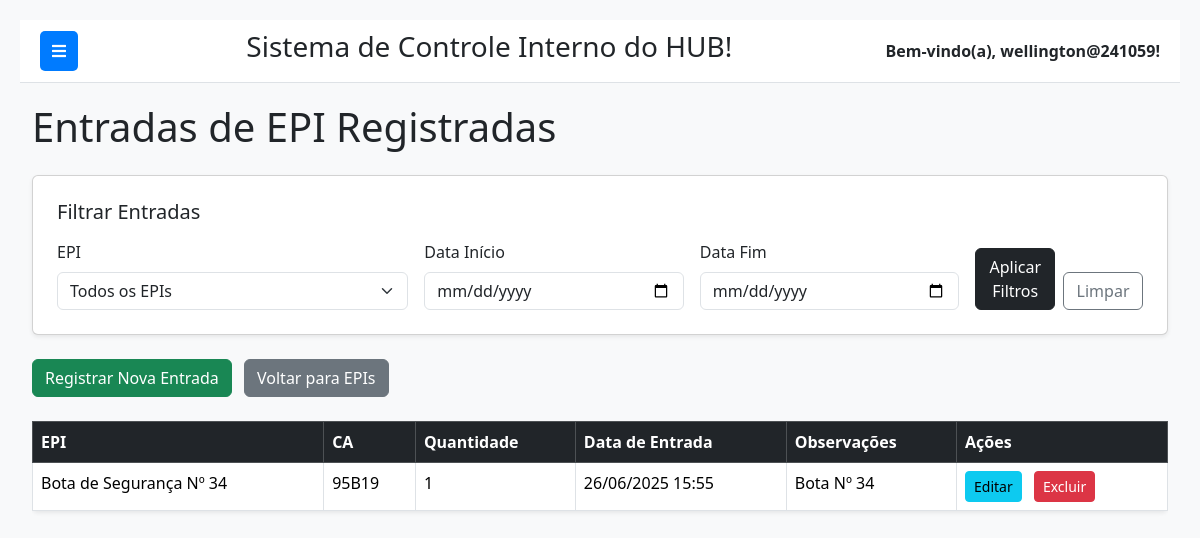
/epis/entradas/ (signed in), run on the app's committed database.
### epi/models.py (models this page shows, shortened)
class EntradaEPI(models.Model):
    epi = models.ForeignKey(
        EPI,
        on_delete=models.CASCADE, # Se o EPI for deletado, as entradas relacionadas também são
        related_name='entradas_epi',
        verbose_name="EPI"
    )
    quantidade = models.PositiveIntegerField(verbose_name="Quantidade")
    data_entrada = models.DateTimeField(auto_now_add=True, verbose_name="Data de Entrada")
    observacoes = models.TextField(blank=True, null=True, verbose_name="Observações")
    class Meta:
        verbose_name = "Entrada de EPI"
        verbose_name_plural = "Entradas de EPI"
        ordering = ['-data_entrada'] # Ordena da mais recente para a mais antiga

class EPI(models.Model):
    nome = models.CharField(max_length=200, verbose_name="Nome do EPI")
    ca = models.CharField(max_length=20, unique=True, verbose_name="CA (Certificado de Aprovação)", help_text="Certificado de Aprovação (obrigatório)")
    descricao = models.TextField(blank=True, null=True, verbose_name="Descrição Detalhada")
    tipo_epi = models.ForeignKey(
        TipoEPI,
        on_delete=models.SET_NULL,
        null=True,
        blank=True,
        related_name='epis',
        verbose_name="Tipo de EPI"
    )
    validade_ca = models.DateField(blank=True, null=True, verbose_name="Validade do CA", help_text="Data de vencimento do Certificado de Aprovação")
    fabricante = models.CharField(max_length=150, blank=True, null=True, verbose_name="Fabricante")
    modelo = models.CharField(max_length=100, blank=True, null=True, verbose_name="Modelo")
    estoque_minimo = models.PositiveIntegerField(default=0, verbose_name="Estoque Mínimo")
    ativo = models.BooleanField(default=True, verbose_name="Ativo")
    class Meta:
        verbose_name = "EPI"
        verbose_name_plural = "EPIs"
        ordering = ['nome']
    def __str__(self):
        return f"{self.nome} (CA: {self.ca})"

### epi/views.py (the view)
# urls.py: path('entradas/', views.listar_entradas_epi, name='listar_entradas_epi'),
@login_required
def listar_entradas_epi(request):
    entradas_epi = EntradaEPI.objects.all()
    filter_form = EntradaSaidaFilterForm(request.GET)
    if filter_form.is_valid():
        epi = filter_form.cleaned_data.get('epi')
        data_inicio = filter_form.cleaned_data.get('data_inicio')
        data_fim = filter_form.cleaned_data.get('data_fim')
        if epi:
            entradas_epi = entradas_epi.filter(epi=epi)
        if data_inicio:
            entradas_epi = entradas_epi.filter(data_entrada__gte=data_inicio)
        if data_fim:
            entradas_epi = entradas_epi.filter(data_entrada__lte=data_fim)
    entradas_epi = entradas_epi.order_by('-data_entrada')
    context = {
        'entradas_epi': entradas_epi,
        'filter_form': filter_form,
        'active_page': 'entradas_epi',
    }
    return render(request, 'epi/listar_entradas_epi.html', context)

### epi/forms.py
class EntradaSaidaFilterForm(forms.Form): # Pode ser usado para filtrar entradas e saídas
    epi = forms.ModelChoiceField(
        queryset=EPI.objects.all().order_by('nome'),
        required=False,
        label='EPI',
        empty_label="Todos os EPIs"
    )
    colaborador = forms.ModelChoiceField(
        queryset=Colaborador.objects.all().order_by('nome_completo'),
        required=False,
        label='Colaborador (apenas Saídas)',
        empty_label="Todos os Colaboradores"
    )
    data_inicio = forms.DateField(
        required=False,
        label='Data Início',
        widget=forms.DateInput(attrs={'type': 'date'})
    )
    data_fim = forms.DateField(
        required=False,
        label='Data Fim',
        widget=forms.DateInput(attrs={'type': 'date'})
    )
    def __init__(self, *args, **kwargs):
        super().__init__(*args, **kwargs)
        for field_name, field in self.fields.items():
            if isinstance(field.widget, (forms.TextInput, forms.Select, forms.DateInput)):
                field.widget.attrs['class'] = 'form-control'

### epi/templates/epi/listar_entradas_epi.html (shortened to what this page needs)
{% extends 'base.html' %}
{% load widget_tweaks %}
{% block content %}
    <h1 class="mb-4">Entradas de EPI Registradas</h1>
    <div class="card mb-4 p-4 shadow-sm">
        <h5 class="mb-3">Filtrar Entradas</h5>
        <form method="get" class="row g-3 align-items-end">
            <div class="col-md-4">
                <label for="id_epi" class="form-label">{{ filter_form.epi.label }}</label>
                {% render_field filter_form.epi class="form-select" %}
            </div>
            <div class="col-md-3">
                <label for="id_data_inicio" class="form-label">{{ filter_form.data_inicio.label }}</label>
                {% render_field filter_form.data_inicio class="form-control" %}
            </div>
            <div class="col-md-3">
                <label for="id_data_fim" class="form-label">{{ filter_form.data_fim.label }}</label>
                {% render_field filter_form.data_fim class="form-control" %}
            </div>
            <div class="col-md-2 d-flex align-items-end">
                <button type="submit" class="btn btn-dark w-100 me-2">Aplicar Filtros</button>
                <a href="{% url 'listar_entradas_epi' %}" class="btn btn-outline-secondary w-100">Limpar</a>
            </div>
        </form>
    </div>
    <p class="mb-4">
        <a href="{% url 'adicionar_entrada_epi' %}" class="btn btn-success me-2">Registrar Nova Entrada</a>
        <a href="{% url 'listar_epis' %}" class="btn btn-secondary">Voltar para EPIs</a>
    </p>
    {% if entradas_epi %}
        <div class="table-responsive">
            <table class="table table-hover table-bordered bg-white shadow-sm rounded">
                <thead class="table-dark">
                    <tr>
                        <th>EPI</th>
                        <th>CA</th>
                        <th>Quantidade</th>
                        <th>Data de Entrada</th>
                        <th>Observações</th>
                        <th>Ações</th>
                    </tr>
                </thead>
                <tbody>
                    {% for entrada in entradas_epi %}
                        <tr>
                            <td>{{ entrada.epi.nome }}</td>
                            <td>{{ entrada.epi.ca }}</td>
                            <td>{{ entrada.quantidade }}</td>
                            <td>{{ entrada.data_entrada|date:"d/m/Y H:i" }}</td>
                            <td>{{ entrada.observacoes|default_if_none:"-" }}</td>
                            <td>
                                <a href="{% url 'editar_entrada_epi' entrada.pk %}" class="btn btn-sm btn-info me-2">Editar</a>
                                <form action="{% url 'excluir_entrada_epi' entrada.pk %}" method="post" style="display:inline;" onsubmit="return confirm('Tem certeza que deseja excluir esta entrada de EPI?');">
                                    <button type="submit" class="btn btn-sm btn-danger">Excluir</button>
                                </form>
                            </td>
                        </tr>
                    {% endfor %}
                </tbody>
            </table>
        </div>
    {% else %}
        <div class="alert alert-info" role="alert">
            Nenhuma entrada de EPI encontrada com os critérios de filtro.
        </div>
    {% endif %}
{% endblock %}

### templates/base.html (shortened to what this page needs)
{% load static %}
<!DOCTYPE html>
<html lang="pt-br">
<head>
    <link href="https://cdn.jsdelivr.net/npm/bootstrap@5.3.3/dist/css/bootstrap.min.css" rel="stylesheet">
    <link rel="stylesheet" href="https://cdnjs.cloudflare.com/ajax/libs/font-awesome/5.15.4/css/all.min.css" />
</head>
<body>
    <div class="main-content" id="main-content">
        <div class="navbar-top">
            <button class="toggle-btn" id="sidebarToggle">
                <i class="fas fa-bars"></i>
            </button>
            <div class="system-name">
                <h3>Sistema de Controle Interno do HUB!</h3>
            </div>
            <div class="user-info">
                Bem-vindo(a), {{ request.user.username }}!
            </div>
        </div>
        <div class="container-fluid">
            {% block content %}
            {% endblock %}
        </div>
    </div>
</body>
</html>

### templates/base.html (style rules this page uses)
body { display: flex; min-height: 100vh; background-color: #f8f9fa; }
.main-content { flex-grow: 1; padding: 20px; transition: margin-left 0.3s ease-in-out; margin-left: 0; }
.navbar-top { background-color: #ffffff; border-bottom: 1px solid #dee2e6; padding: 10px 20px; display: flex; justify-content: space-between; align-items: center; margin-bottom: 20px; }
.navbar-top .user-info { font-weight: bold; }
.toggle-btn { background-color: #007bff; color: white; border: none; padding: 8px 12px; border-radius: 5px; cursor: pointer; margin-right: 15px; }

### data on the page
EntradaEPI: epi.nome "Bota de Segurança Nº 34", epi.ca "95B19", quantidade "1", data_entrada "26/06/2025 15:55", observacoes "Bota Nº 34"

### other printed values
{{ request.user.username }} "wellington@241059"
{{ filter_form.epi.label }} "EPI"
{{ filter_form.data_inicio.label }} "Data Início"
{{ filter_form.data_fim.label }} "Data Fim"
